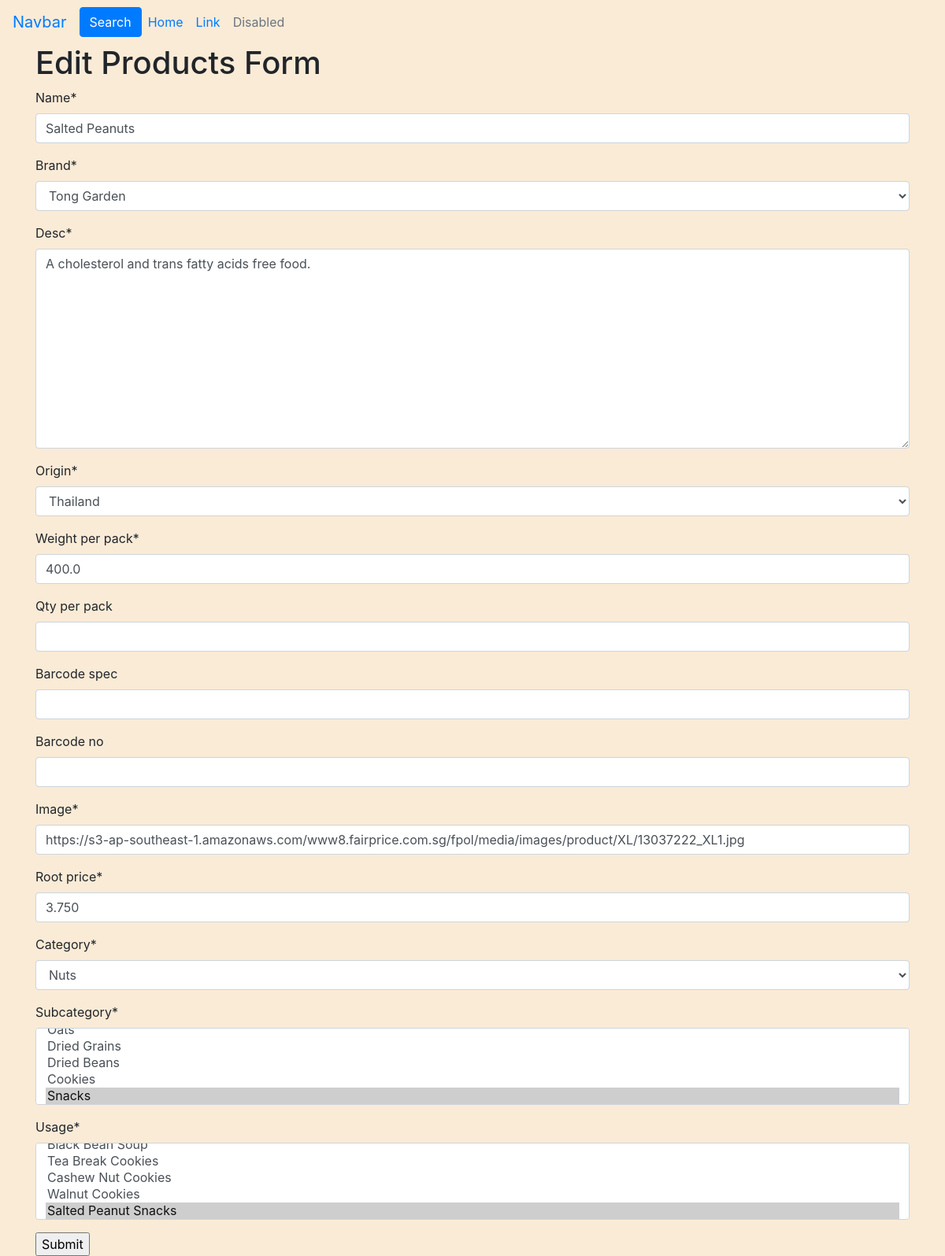
Screenshot of /products/update/15 (signed in) with the database file from the repository.
### products/models.py (models this page shows, shortened)
class Product(models.Model):
    name = models.CharField(blank=False, max_length=50)
    brand = models.ForeignKey('Brand', on_delete=models.CASCADE)
    desc = models.TextField(blank=False, max_length=500)
    origin = models.ForeignKey('Country', on_delete=models.CASCADE)
    weight_per_pack = models.FloatField(blank=False)
    qty_per_pack = models.IntegerField(blank=True, null=True)
    barcode_spec = models.CharField(blank=True, max_length=3)
    barcode_no = models.BigIntegerField(blank=True, null=True)
    image = models.URLField(blank=False)
    root_price = models.DecimalField(max_digits=10, decimal_places=3,
                                     blank=False)
    category = models.ForeignKey('Category', on_delete=models.CASCADE)
    subcategory = models.ManyToManyField(Subcategory)
    usage = models.ManyToManyField('Usage')
    editor = models.ForeignKey(User, on_delete=models.SET_NULL, null=True)
    date_edited = models.DateTimeField(auto_now_add=True, blank=True)

class Brand(models.Model):
    name = models.CharField(blank=False, max_length=50)
    def __str__(self):
        return self.name

### products/views.py (the view)
# urls.py: path('update/<product_id>', products.views.update_product,
@login_required
@permission_required('products.update_product')
def update_product(request, product_id):
    product_to_update = get_object_or_404(Product, pk=product_id)
    if request.method == 'POST':
        update_form = ProductForm(request.POST, instance=product_to_update)
        if update_form.is_valid():
            editted_product = update_form.save(commit=False)
            editted_product.editor = request.user
            editted_product.save()
            messages.success(
                request,
                f"Product {update_form.data['name']} has been updated"
                f" in the system")
            return redirect(reverse(index))
        else:
            return render(request, 'products/update_product.template.html', {
                      'form': update_form
                      })
    else:
        update_form = ProductForm(instance=product_to_update)
        return render(request, 'products/update_product.template.html', {
                      'form': update_form
                      })

### products/forms.py
class ProductForm(forms.ModelForm):
    class Meta:
        model = Product
        fields = ('name', 'brand', 'desc', 'origin', 'weight_per_pack',
                  'qty_per_pack', 'barcode_spec', 'barcode_no', 'image',
                  'root_price', 'category', 'subcategory', 'usage')
        widgets = {
            'editor': forms.HiddenInput(),
        }

### products/models.py (called while the page is built)
    def __str__(self):
        return self.name

    def __str__(self):
        return self.name

    def __str__(self):
        return self.name

    def __str__(self):
        return self.name

### products/templates/products/update_product.template.html (shortened to what this page needs)
{% extends 'base.template.html' %}
{%load crispy_forms_tags %}
{%load static%}
{%block content%}
    <h1>Edit Products Form</h1>
    <form method="POST">
    {{ form|crispy}}
    <input type="submit"/>
    </form>
  {% endblock %}

### static/css/styles.css (style rules this page uses)
body { background-color: antiquewhite; }

### rows the page displays
Product: name "Salted Peanuts", brand "Tong Garden", desc "A cholesterol and trans fatty acids free food.", origin "Thailand", weight_per_pack "400.0", image "https://s3-ap-southeast-1.amazonaws.com/www8.fairprice.com.sg/fpol/media/images/product/XL/13037222_XL1.jpg", root_price "3.750", category "Nuts"
